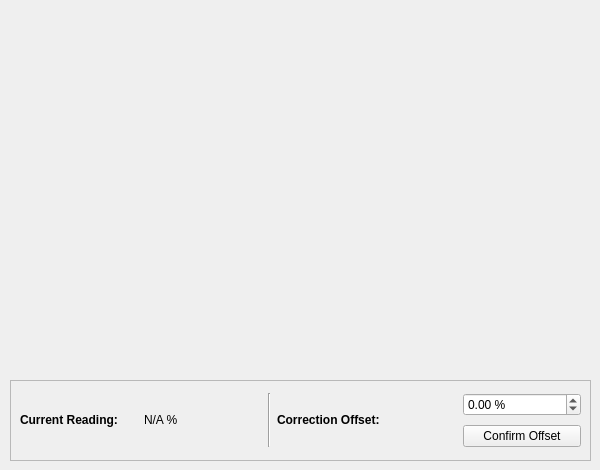
      <widget class="QWidget" name="tab_9">
       <attribute name="title">
        <string>Water Content</string>
       </attribute>
       <widget class="PlotWidget" name="soil_water_content_graphWidget" native="true">
        <property name="geometry">
         <rect>
          <x>10</x>
          <y>10</y>
          <width>581</width>
          <height>361</height>
         </rect>
        </property>
       </widget>
       <widget class="QFrame" name="frame_6">
        <property name="geometry">
         <rect>
          <x>10</x>
          <y>380</y>
          <width>581</width>
          <height>81</height>
         </rect>
        </property>
        <property name="frameShape">
         <enum>QFrame::StyledPanel</enum>
        </property>
        <property name="frameShadow">
         <enum>QFrame::Raised</enum>
        </property>
        <widget class="QWidget" name="gridLayoutWidget_10">
         <property name="geometry">
          <rect>
           <x>10</x>
           <y>10</y>
           <width>561</width>
           <height>61</height>
          </rect>
         </property>
         <layout class="QGridLayout" name="gridLayout_10">
          <item row="0" column="3" rowspan="2">
           <widget class="Line" name="line_12">
            <property name="orientation">
             <enum>Qt::Vertical</enum>
            </property>
           </widget>
          </item>
          <item row="0" column="5">
           <widget class="QDoubleSpinBox" name="soil_water_content_offset_doubleSpinBox">
            <property name="suffix">
             <string> %</string>
            </property>
            <property name="minimum">
             <double>-100.000000000000000</double>
            </property>
            <property name="maximum">
             <double>100.000000000000000</double>
            </property>
           </widget>
          </item>
          <item row="0" column="1" rowspan="2">
           <widget class="QLabel" name="soil_water_content_label">
            <property name="minimumSize">
             <size>
              <width>0</width>
              <height>0</height>
             </size>
            </property>
            <property name="text">
             <string>&lt;html&gt;&lt;head/&gt;&lt;body&gt;&lt;p&gt;&lt;span style=&quot; font-weight:700;&quot;&gt;Current Reading:&lt;/span&gt;&lt;/p&gt;&lt;/body&gt;&lt;/html&gt;</string>
            </property>
           </widget>
          </item>
          <item row="1" column="5">
           <widget class="QPushButton" name="soil_water_content_offset_pushButton">
            <property name="text">
             <string>Confirm Offset</string>
            </property>
           </widget>
          </item>
          <item row="0" column="2" rowspan="2">
           <widget class="QLabel" name="soil_water_content_value_label">
            <property name="text">
             <string>N/A %</string>
            </property>
           </widget>
          </item>
          <item row="0" column="4" rowspan="2">
           <widget class="QLabel" name="label_12">
            <property name="minimumSize">
             <size>
              <width>180</width>
              <height>0</height>
             </size>
            </property>
            <property name="text">
             <string>&lt;html&gt;&lt;head/&gt;&lt;body&gt;&lt;p&gt;&lt;span style=&quot; font-weight:700;&quot;&gt;Correction Offset:&lt;/span&gt;&lt;/p&gt;&lt;/body&gt;&lt;/html&gt;</string>
            </property>
           </widget>
          </item>
         </layout>
        </widget>
       </widget>
      </widget>
